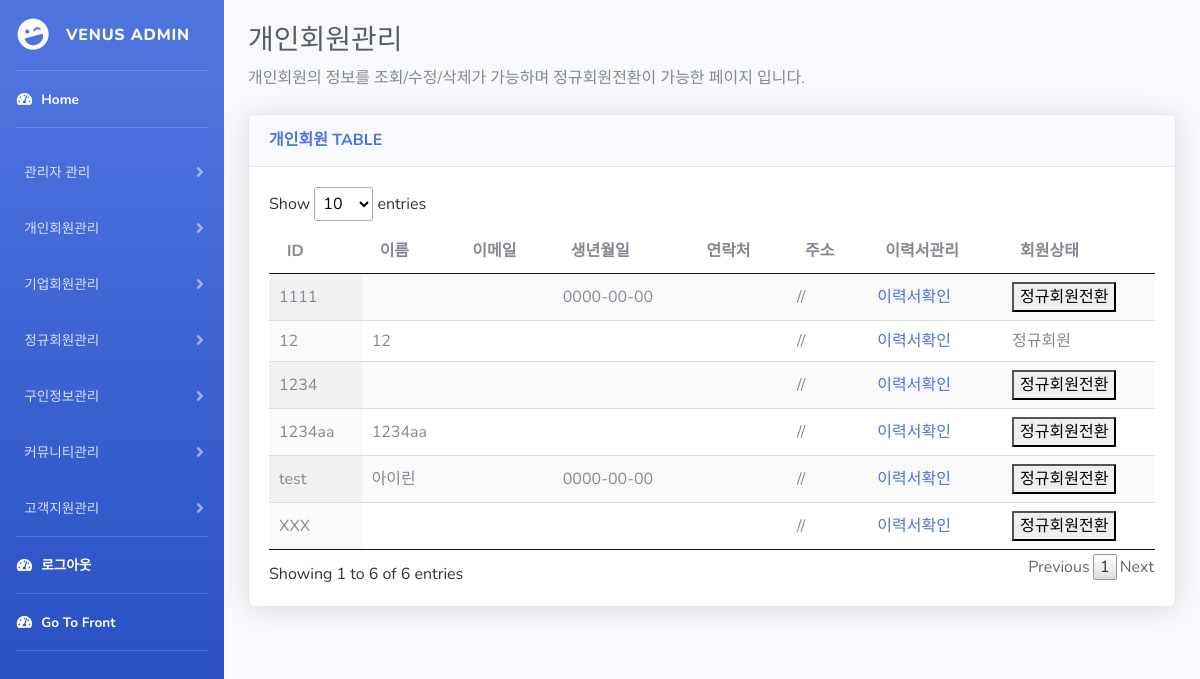
/admin/member.php (signed in), run on the app's committed database.
### tables this page shows
CREATE TABLE IF NOT EXISTS `member` (
  `memberId` varchar(50) NOT NULL,
  `password` varchar(50) DEFAULT NULL,
  `name` varchar(50) DEFAULT NULL,
  `email` varchar(50) DEFAULT NULL,
  `birthDate` date DEFAULT NULL,
  `phone` varchar(50) DEFAULT NULL,
  `address` varchar(50) DEFAULT '//',
  `profileImg` varchar(50) DEFAULT NULL,
  `hopeArea` varchar(50) DEFAULT NULL,
  `hopeField` varchar(50) DEFAULT NULL,
  PRIMARY KEY (`memberId`)
);

### admin/db/member/getMember.php (called while the page is built, shortened)
<?php
function getMember() {
    include 'db/dbcon.php';
    $result = null;
    if (!isset($errMSG)) {
        try {
            $stmt = $con -> prepare('SELECT * FROM member');
            if ($stmt -> execute()) {
                $result = $stmt -> fetchAll(PDO:: FETCH_ASSOC);
            }
            else {
                $errMSG = "사용자 추가 에러";
            }
        } catch (PDOException $e) {
            die("Database error: ".$e -> getMessage());
        }
    }
    return $result;
}
?>

### admin/db/regular-member/getRegularMember.php (called while the page is built, shortened)
<?php
function checkRegularMember($memberId){
    include 'db/dbcon.php';
    $select_stmt = $con->prepare("SELECT * FROM regularmember WHERE memberId=:id AND memberType<>3");
    $select_stmt->bindParam(':id',$memberId);
    $select_stmt->execute();
    $result = $select_stmt->fetchAll(PDO::FETCH_ASSOC);
    return $result;
}
?>

### admin/member.php (the view, shortened to what this page needs)
<?php
include_once 'nav.php';
include_once 'db/member/getMember.php';
include_once 'db/regular-member/getRegularMember.php';
?>
<link href="static/css/board.css" rel="stylesheet" type="text/css">
<div id="content-wrapper" class="d-flex flex-column">
    <div id="content">
        <div class="container-fluid">
            <h1 class="h3 mb-2 text-gray-800">개인회원관리</h1>
            <p class="mb-4">개인회원의 정보를 조회/수정/삭제가 가능하며 정규회원전환이 가능한 페이지 입니다.</p>
            <div class="card shadow mb-4">
                <div class="card-header py-3">
                    <h6 class="m-0 font-weight-bold text-primary">개인회원 TABLE</h6>
                </div>
                <div class="card-body">
                    <table id="example" class="display">
                        <thead>
                            <tr>
                            <th>ID</th>
                            <th>이름</th>
                            <th>이메일</th>
                            <th>생년월일</th>
                            <th>연락처</th>
                            <th>주소</th>
                            <th>이력서관리</th>
                            <th>회원상태</th>
                            </tr>
                        </thead>
                        <tbody>
                            <?php
                            for($i=0;$i<sizeof($result = getMember());$i++){
                                echo "<tr id='id-member-".$result[$i]['memberId']."'>";
                                echo "<td class='member-table-row'>".$result[$i]['memberId']."</td>";
                                echo "<td>".$result[$i]['name']."</td>";
                                echo "<td>".$result[$i]['email']."</td>";
                                echo "<td>".$result[$i]['birthDate']."</td>";
                                echo "<td>".$result[$i]['phone']."</td>";
                                echo "<td>".$result[$i]['address']."</td>";
                                echo "<td><a href='show-cv.php?id=".$result[$i]['memberId']."'>이력서확인</a></td>";
                                if(sizeof(checkRegularMember($result[$i]['memberId']))==0)
                                     echo "<td><button class='change-regular-member'>정규회원전환</button></td>";
                                else
                                    echo "<td>정규회원</td>";
                                echo "</tr>";
                            }
                              ?>
                        </tbody>
                    </table>
                </div>
            </div>
        </div>
    </div>
</div>

### admin/static/css/board.css (style rules this page uses)
table.dataTable { width: 100%; margin: 0 auto; clear: both; border-collapse: separate; border-spacing: 0 }
table.dataTable thead th, table.dataTable tfoot th { font-weight: bold }
table.dataTable thead th, table.dataTable thead td { padding: 10px 18px; border-bottom: 1px solid #111 }
table.dataTable thead .sorting, table.dataTable thead .sorting_asc, table.dataTable thead .sorting_desc, table.dataTable thead .sorting_asc_disabled, table.dataTable thead .sorting_desc_disabled { cursor: pointer; *cursor: hand; background-repeat: no-repeat; background-position: center right }
table.dataTable thead .sorting { background-image: url("../images/sort_both.png") }
table.dataTable thead .sorting_asc { background-image: url("../images/sort_asc.png") }
table.dataTable tbody tr { background-color: #ffffff }
table.dataTable tbody th, table.dataTable tbody td { padding: 8px 10px }
table.dataTable.row-border tbody th, table.dataTable.row-border tbody td, table.dataTable.display tbody th, table.dataTable.display tbody td { border-top: 1px solid #ddd }
table.dataTable.row-border tbody tr:first-child th, table.dataTable.row-border tbody tr:first-child td, table.dataTable.display tbody tr:first-child th, table.dataTable.display tbody tr:first-child td { border-top: none }
table.dataTable.stripe tbody tr.odd, table.dataTable.display tbody tr.odd { background-color: #f9f9f9 }
table.dataTable.order-column tbody tr>.sorting_1, table.dataTable.order-column tbody tr>.sorting_2, table.dataTable.order-column tbody tr>.sorting_3, table.dataTable.display tbody tr>.sorting_1, table.dataTable.display tbody tr>.sorting_2, table.dataTable.display tbody tr>.sorting_3 { background-color: #fafafa }
table.dataTable.display tbody tr.odd>.sorting_1, table.dataTable.order-column.stripe tbody tr.odd>.sorting_1 { background-color: #f1f1f1 }
table.dataTable.display tbody tr.even>.sorting_1, table.dataTable.order-column.stripe tbody tr.even>.sorting_1 { background-color: #fafafa }
table.dataTable.no-footer { border-bottom: 1px solid #111 }
table.dataTable, table.dataTable th, table.dataTable td { box-sizing: content-box }

### data on the page
member: shows "정규회원전환", memberId "XXX", address "//"
member: memberId "1111", birthDate "0000-00-00", address "//"
member: memberId "12", name "12", address "//"
member: memberId "1234", address "//"
member: memberId "1234aa", name "1234aa", address "//"
member: memberId "test", name "아이린", birthDate "0000-00-00", address "//"
